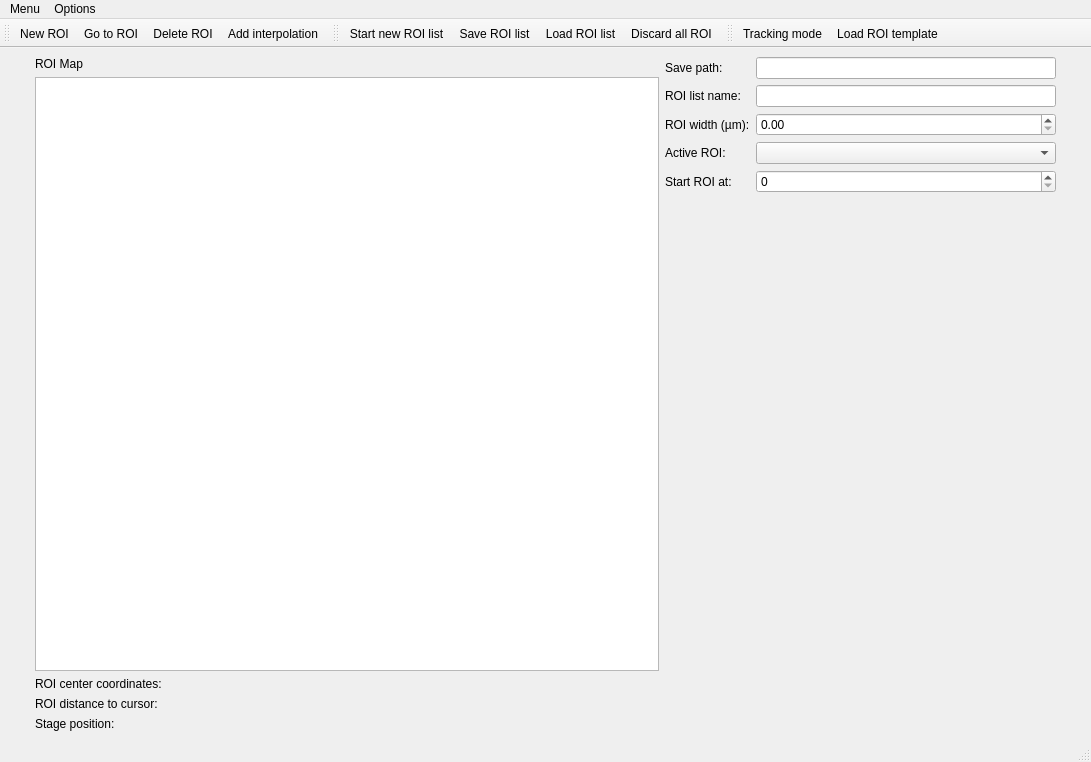
<?xml version="1.0" encoding="UTF-8"?>
<ui version="4.0">
 <class>MainWindow</class>
 <widget class="QMainWindow" name="MainWindow">
  <property name="geometry">
   <rect>
    <x>0</x>
    <y>0</y>
    <width>1091</width>
    <height>762</height>
   </rect>
  </property>
  <property name="windowTitle">
   <string>ROI Manager</string>
  </property>
  <widget class="QWidget" name="centralwidget">
   <property name="sizePolicy">
    <sizepolicy hsizetype="Expanding" vsizetype="Expanding">
     <horstretch>0</horstretch>
     <verstretch>0</verstretch>
    </sizepolicy>
   </property>
   <layout class="QHBoxLayout" name="horizontalLayout">
    <item>
     <widget class="QWidget" name="widget" native="true">
      <property name="minimumSize">
       <size>
        <width>20</width>
        <height>0</height>
       </size>
      </property>
      <property name="maximumSize">
       <size>
        <width>20</width>
        <height>16777215</height>
       </size>
      </property>
     </widget>
    </item>
    <item>
     <layout class="QVBoxLayout" name="verticalLayout">
      <item>
       <widget class="QLabel" name="label">
        <property name="text">
         <string>ROI Map</string>
        </property>
       </widget>
      </item>
      <item>
       <widget class="ScanPlotWidget" name="roi_map_ViewWidget">
        <property name="minimumSize">
         <size>
          <width>600</width>
          <height>0</height>
         </size>
        </property>
       </widget>
      </item>
      <item>
       <layout class="QFormLayout" name="formLayout">
        <item row="0" column="0">
         <widget class="QLabel" name="label_2">
          <property name="text">
           <string>ROI center coordinates: </string>
          </property>
         </widget>
        </item>
        <item row="0" column="1">
         <widget class="QLabel" name="roi_coords_label">
          <property name="sizePolicy">
           <sizepolicy hsizetype="Expanding" vsizetype="Preferred">
            <horstretch>0</horstretch>
            <verstretch>0</verstretch>
           </sizepolicy>
          </property>
          <property name="text">
           <string/>
          </property>
         </widget>
        </item>
        <item row="1" column="0">
         <widget class="QLabel" name="label_4">
          <property name="text">
           <string>ROI distance to cursor:</string>
          </property>
         </widget>
        </item>
        <item row="1" column="1">
         <widget class="QLabel" name="roi_distance_Label">
          <property name="sizePolicy">
           <sizepolicy hsizetype="Expanding" vsizetype="Preferred">
            <horstretch>0</horstretch>
            <verstretch>0</verstretch>
           </sizepolicy>
          </property>
          <property name="text">
           <string/>
          </property>
         </widget>
        </item>
        <item row="2" column="0">
         <widget class="QLabel" name="label_6">
          <property name="text">
           <string>Stage position:</string>
          </property>
         </widget>
        </item>
        <item row="2" column="1">
         <widget class="QLabel" name="stage_position_Label">
          <property name="sizePolicy">
           <sizepolicy hsizetype="Expanding" vsizetype="Preferred">
            <horstretch>0</horstretch>
            <verstretch>0</verstretch>
           </sizepolicy>
          </property>
          <property name="text">
           <string/>
          </property>
         </widget>
        </item>
       </layout>
      </item>
     </layout>
    </item>
    <item>
     <layout class="QVBoxLayout" name="verticalLayout_2">
      <item>
       <layout class="QFormLayout" name="formLayout_2">
        <property name="sizeConstraint">
         <enum>QLayout::SetMaximumSize</enum>
        </property>
        <item row="0" column="0">
         <widget class="QLabel" name="label_8">
          <property name="text">
           <string>Save path:</string>
          </property>
         </widget>
        </item>
        <item row="0" column="1">
         <widget class="QLineEdit" name="save_path_LineEdit">
          <property name="sizePolicy">
           <sizepolicy hsizetype="Preferred" vsizetype="Fixed">
            <horstretch>0</horstretch>
            <verstretch>0</verstretch>
           </sizepolicy>
          </property>
          <property name="minimumSize">
           <size>
            <width>300</width>
            <height>0</height>
           </size>
          </property>
         </widget>
        </item>
        <item row="1" column="0">
         <widget class="QLabel" name="label_9">
          <property name="text">
           <string>ROI list name:</string>
          </property>
         </widget>
        </item>
        <item row="1" column="1">
         <widget class="QLineEdit" name="roi_list_name_LineEdit">
          <property name="sizePolicy">
           <sizepolicy hsizetype="Preferred" vsizetype="Fixed">
            <horstretch>0</horstretch>
            <verstretch>0</verstretch>
           </sizepolicy>
          </property>
         </widget>
        </item>
        <item row="2" column="0">
         <widget class="QLabel" name="label_10">
          <property name="text">
           <string>ROI width (µm):</string>
          </property>
         </widget>
        </item>
        <item row="2" column="1">
         <widget class="QDoubleSpinBox" name="roi_width_doubleSpinBox">
          <property name="sizePolicy">
           <sizepolicy hsizetype="Preferred" vsizetype="Fixed">
            <horstretch>0</horstretch>
            <verstretch>0</verstretch>
           </sizepolicy>
          </property>
          <property name="maximum">
           <double>400.000000000000000</double>
          </property>
         </widget>
        </item>
        <item row="3" column="0">
         <widget class="QLabel" name="label_11">
          <property name="text">
           <string>Active ROI:</string>
          </property>
         </widget>
        </item>
        <item row="3" column="1">
         <widget class="QComboBox" name="active_roi_ComboBox">
          <property name="minimumSize">
           <size>
            <width>300</width>
            <height>0</height>
           </size>
          </property>
         </widget>
        </item>
        <item row="4" column="0">
         <widget class="QLabel" name="label_3">
          <property name="text">
           <string>Start ROI at: </string>
          </property>
         </widget>
        </item>
        <item row="4" column="1">
         <widget class="QSpinBox" name="roi_starting_digit_spinBox"/>
        </item>
       </layout>
      </item>
     </layout>
    </item>
    <item>
     <widget class="QWidget" name="widget_2" native="true">
      <property name="sizePolicy">
       <sizepolicy hsizetype="Preferred" vsizetype="Preferred">
        <horstretch>0</horstretch>
        <verstretch>0</verstretch>
       </sizepolicy>
      </property>
      <property name="minimumSize">
       <size>
        <width>20</width>
        <height>0</height>
       </size>
      </property>
      <property name="maximumSize">
       <size>
        <width>20</width>
        <height>16777215</height>
       </size>
      </property>
     </widget>
    </item>
   </layout>
  </widget>
  <widget class="QMenuBar" name="menubar">
   <property name="geometry">
    <rect>
     <x>0</x>
     <y>0</y>
     <width>1091</width>
     <height>20</height>
    </rect>
   </property>
   <widget class="QMenu" name="menuMenu">
    <property name="title">
     <string>Menu</string>
    </property>
    <addaction name="close_MenuAction"/>
   </widget>
   <widget class="QMenu" name="menuOptions">
    <property name="title">
     <string>Options</string>
    </property>
    <addaction name="mosaic_scan_MenuAction"/>
   </widget>
   <addaction name="menuMenu"/>
   <addaction name="menuOptions"/>
  </widget>
  <widget class="QStatusBar" name="statusbar"/>
  <widget class="QToolBar" name="toolBar">
   <property name="windowTitle">
    <string>toolBar</string>
   </property>
   <attribute name="toolBarArea">
    <enum>TopToolBarArea</enum>
   </attribute>
   <attribute name="toolBarBreak">
    <bool>false</bool>
   </attribute>
   <addaction name="new_roi_Action"/>
   <addaction name="go_to_roi_Action"/>
   <addaction name="delete_roi_Action"/>
   <addaction name="add_interpolation_Action"/>
  </widget>
  <widget class="QToolBar" name="toolBar_2">
   <property name="windowTitle">
    <string>toolBar_2</string>
   </property>
   <attribute name="toolBarArea">
    <enum>TopToolBarArea</enum>
   </attribute>
   <attribute name="toolBarBreak">
    <bool>false</bool>
   </attribute>
   <addaction name="new_list_Action"/>
   <addaction name="save_list_Action"/>
   <addaction name="load_list_Action"/>
   <addaction name="discard_all_roi_Action"/>
  </widget>
  <widget class="QToolBar" name="toolBar_3">
   <property name="windowTitle">
    <string>toolBar_3</string>
   </property>
   <attribute name="toolBarArea">
    <enum>TopToolBarArea</enum>
   </attribute>
   <attribute name="toolBarBreak">
    <bool>false</bool>
   </attribute>
   <addaction name="tracking_mode_Action"/>
   <addaction name="actionLoad_ROI_template"/>
  </widget>
  <action name="new_roi_Action">
   <property name="text">
    <string>New ROI</string>
   </property>
   <property name="toolTip">
    <string>Adds a new ROI at the current stage position</string>
   </property>
  </action>
  <action name="load_list_Action">
   <property name="text">
    <string>Load ROI list</string>
   </property>
   <property name="toolTip">
    <string>Loads saved ROI</string>
   </property>
  </action>
  <action name="save_list_Action">
   <property name="text">
    <string>Save ROI list</string>
   </property>
   <property name="toolTip">
    <string>Save all ROI to file</string>
   </property>
  </action>
  <action name="discard_all_roi_Action">
   <property name="text">
    <string>Discard all ROI</string>
   </property>
  </action>
  <action name="go_to_roi_Action">
   <property name="text">
    <string>Go to ROI</string>
   </property>
  </action>
  <action name="delete_roi_Action">
   <property name="text">
    <string>Delete ROI</string>
   </property>
   <property name="toolTip">
    <string>Deletes the active ROI</string>
   </property>
  </action>
  <action name="new_list_Action">
   <property name="text">
    <string>Start new ROI list</string>
   </property>
  </action>
  <action name="mosaic_scan_MenuAction">
   <property name="text">
    <string>Mosaic scan</string>
   </property>
   <property name="toolTip">
    <string>Define a mosaic scan</string>
   </property>
  </action>
  <action name="add_interpolation_Action">
   <property name="text">
    <string>Add interpolation</string>
   </property>
   <property name="toolTip">
    <string>Adds an interpolation between at least 2 already defined ROIs</string>
   </property>
  </action>
  <action name="tracking_mode_Action">
   <property name="checkable">
    <bool>true</bool>
   </property>
   <property name="text">
    <string>Tracking mode</string>
   </property>
   <property name="toolTip">
    <string>Start tracking mode</string>
   </property>
  </action>
  <action name="close_MenuAction">
   <property name="text">
    <string>Close</string>
   </property>
  </action>
  <action name="actionLoad_ROI_template">
   <property name="text">
    <string>Load ROI template</string>
   </property>
   <property name="toolTip">
    <string>Load template for RNA / DNA ROIs</string>
   </property>
  </action>
 </widget>
 <customwidgets>
  <customwidget>
   <class>ScanPlotWidget</class>
   <extends>QGraphicsView</extends>
   <header>qudi.qtwidgets.scan_plotwidget</header>
  </customwidget>
 </customwidgets>
 <resources/>
 <connections/>
</ui>
